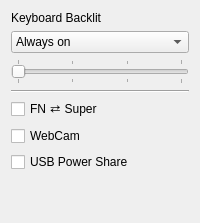
      <widget class="QWidget" name="settingsTab">
       <attribute name="title">
        <string>Settings</string>
       </attribute>
       <layout class="QVBoxLayout" name="verticalLayout_4">
        <item>
         <widget class="QLabel" name="keyboardBacklitLabel">
          <property name="text">
           <string>Keyboard Backlit</string>
          </property>
         </widget>
        </item>
        <item>
         <widget class="QComboBox" name="keyboardBacklightModeComboBox">
          <item>
           <property name="text">
            <string>Always on</string>
           </property>
          </item>
          <item>
           <property name="text">
            <string>Auto turn off in 10 sec</string>
           </property>
          </item>
         </widget>
        </item>
        <item>
         <widget class="QSlider" name="keyboardBrightnessSlider">
          <property name="sizePolicy">
           <sizepolicy hsizetype="Preferred" vsizetype="Fixed">
            <horstretch>0</horstretch>
            <verstretch>0</verstretch>
           </sizepolicy>
          </property>
          <property name="maximum">
           <number>3</number>
          </property>
          <property name="pageStep">
           <number>1</number>
          </property>
          <property name="orientation">
           <enum>Qt::Orientation::Horizontal</enum>
          </property>
          <property name="tickPosition">
           <enum>QSlider::TickPosition::TicksBothSides</enum>
          </property>
          <property name="tickInterval">
           <number>1</number>
          </property>
         </widget>
        </item>
        <item>
         <widget class="Line" name="line_2">
          <property name="orientation">
           <enum>Qt::Orientation::Horizontal</enum>
          </property>
         </widget>
        </item>
        <item>
         <widget class="QCheckBox" name="fnSuperSwapCheckBox">
          <property name="toolTip">
           <string>Swap FN and Super buttons</string>
          </property>
          <property name="text">
           <string>FN ⇄ Super</string>
          </property>
         </widget>
        </item>
        <item>
         <widget class="QCheckBox" name="webCamCheckBox">
          <property name="text">
           <string>WebCam</string>
          </property>
         </widget>
        </item>
        <item>
         <widget class="QCheckBox" name="usbPowerShareCheckBox">
          <property name="text">
           <string>USB Power Share</string>
          </property>
         </widget>
        </item>
        <item>
         <spacer name="verticalSpacer">
          <property name="orientation">
           <enum>Qt::Orientation::Vertical</enum>
          </property>
          <property name="sizeHint" stdset="0">
           <size>
            <width>20</width>
            <height>40</height>
           </size>
          </property>
         </spacer>
        </item>
       </layout>
      </widget>
